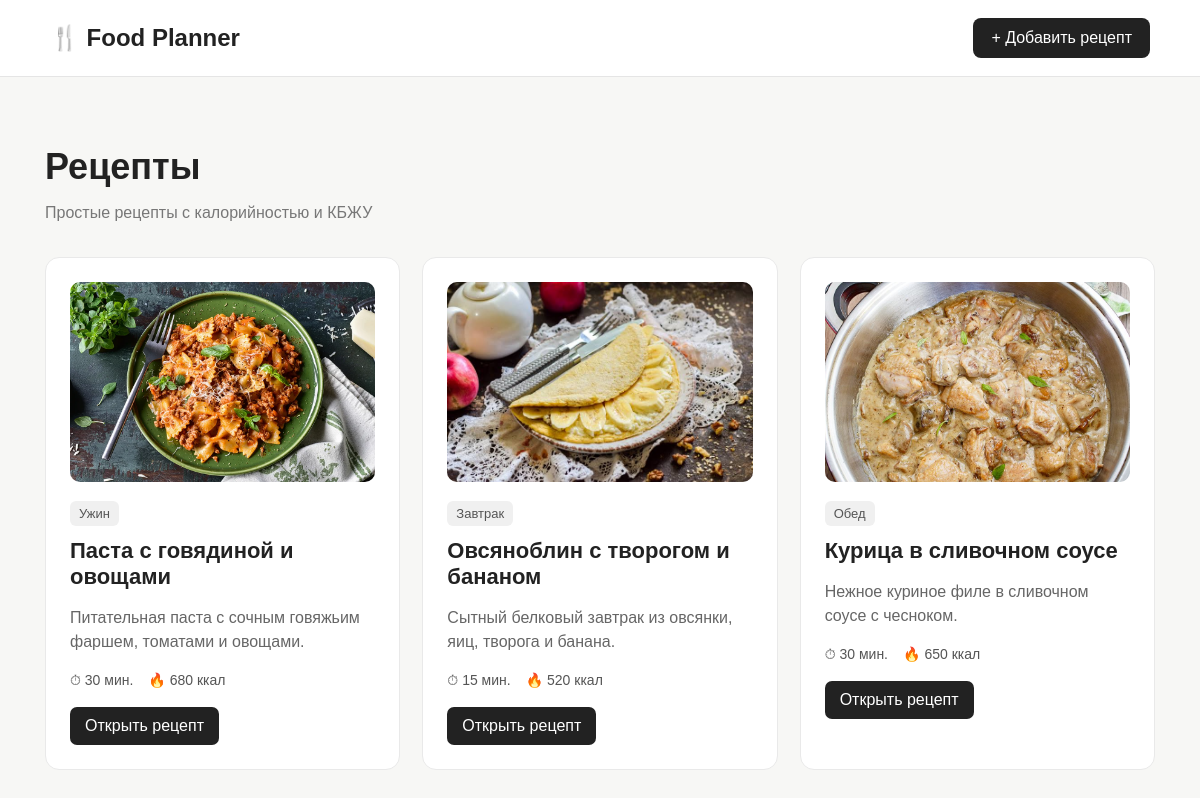
The page / on the database its author committed.
### recipes/models.py (models this page shows, shortened)
class Recipe(models.Model):
    title = models.CharField(max_length=200)
    description = models.TextField()
    category = models.ForeignKey(
        Category,
        on_delete=models.CASCADE,
        related_name='recipes'
    )
    cooking_time = models.PositiveIntegerField()
    calories = models.PositiveIntegerField()
    protein = models.FloatField()
    fat = models.FloatField()
    carbs = models.FloatField()
    ingredients = models.TextField()
    instructions = models.TextField()
    created_at = models.DateTimeField(auto_now_add=True)
    image = models.ImageField(upload_to='recipes/', blank=True, null=True)

class Category(models.Model):
    name = models.CharField(max_length=100)

### recipes/views.py (the view)
# urls.py: path('', views.home, name='home'),
def home(request):
    recipes = Recipe.objects.all().order_by('-created_at')
    return render(request, 'recipes/home.html', {'recipes': recipes})

### recipes/templates/recipes/home.html (shortened to what this page needs)
{% extends 'recipes/base.html' %}
{% block content %}
<h1 class="page-title">Рецепты</h1>
<p class="page-description">
    Простые рецепты с калорийностью и КБЖУ
</p>
<div class="recipes">
    {% for recipe in recipes %}
    <div class="card">
        {% if recipe.image %}
        <img src="{{ recipe.image.url }}" alt="{{ recipe.title }}" class="recipe-image">
        {% endif %}
        <span class="category">
            {{ recipe.category.name }}
        </span>
        <h2>{{ recipe.title }}</h2>
        <p>
            {{ recipe.description }}
        </p>
        <div class="info">
            <span>⏱ {{ recipe.cooking_time }} мин.</span>
            <span>🔥 {{ recipe.calories }} ккал</span>
        </div>
        <a
            class="button"
            href="{% url 'recipe_detail' recipe.id %}"
        >
            Открыть рецепт
        </a>
    </div>
    {% empty %}
    <p>Рецептов пока нет.</p>
    {% endfor %}
</div>
{% endblock %}

### recipes/templates/recipes/base.html (shortened to what this page needs)
<!DOCTYPE html>
<html lang="ru">
<head>
</head>
<body>
<header>
    <a href="{% url 'home' %}" class="logo">
        🍴 Food Planner
    </a>
    <a href="{% url 'recipe_create' %}" class="add-button">
        + Добавить рецепт
    </a>
</header>
<div class="container">
    {% block content %}
    {% endblock %}
</div>
</body>
</html>

### recipes/templates/recipes/base.html (style rules this page uses)
* { box-sizing: border-box; }
body { margin: 0; font-family: Arial, sans-serif; background: #f7f7f5; color: #222; }
header { background: #ffffff; border-bottom: 1px solid #e5e5e5; padding: 18px 50px; display: flex; justify-content: space-between; align-items: center; }
.logo { color: #222; text-decoration: none; font-size: 24px; font-weight: 700; }
.add-button { background: #222; color: white; padding: 11px 18px; border-radius: 8px; text-decoration: none; transition: 0.2s; }
.container { max-width: 1150px; margin: 0 auto; padding: 45px 20px; }
.page-title { margin-bottom: 8px; font-size: 36px; }
.page-description { color: #777; margin-bottom: 35px; }
.recipes { display: grid; grid-template-columns: repeat(3, 1fr); gap: 22px; }
.card { background: white; border-radius: 14px; padding: 24px; border: 1px solid #e9e9e9; transition: 0.2s; }
.category { display: inline-block; background: #f0f0f0; color: #555; padding: 5px 9px; border-radius: 6px; font-size: 13px; margin-bottom: 12px; }
.card h2 { margin: 0 0 10px; font-size: 22px; }
.card p { color: #666; line-height: 1.5; }
.info { display: flex; gap: 15px; margin: 18px 0; font-size: 14px; color: #555; }
.button { display: inline-block; background: #222; color: white; padding: 10px 15px; border-radius: 7px; text-decoration: none; }
.recipe-image { width: 100%; height: 200px; object-fit: cover; border-radius: 10px; margin-bottom: 15px; }

### rows shown on the page
Recipe: image (picture), category.name "Ужин", title "Паста с говядиной и овощами", description "Питательная паста с сочным говяжьим фаршем, томатами и овощами.", cooking_time "30", calories "680"
Recipe: image (picture), category.name "Завтрак", title "Овсяноблин с творогом и бананом", description "Сытный белковый завтрак из овсянки, яиц, творога и банана.", cooking_time "15", calories "520"
Recipe: image (picture), category.name "Обед", title "Курица в сливочном соусе", description "Нежное куриное филе в сливочном соусе с чесноком.", cooking_time "30", calories "650"
